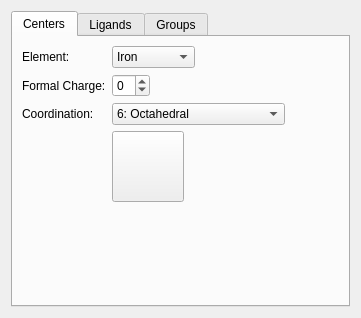
<?xml version="1.0" encoding="UTF-8"?>
<ui version="4.0">
 <class>Avogadro::QtPlugins::TemplateToolWidget</class>
 <widget class="QWidget" name="Avogadro::QtPlugins::TemplateToolWidget">
  <property name="geometry">
   <rect>
    <x>0</x>
    <y>0</y>
    <width>361</width>
    <height>318</height>
   </rect>
  </property>
  <property name="sizePolicy">
   <sizepolicy hsizetype="MinimumExpanding" vsizetype="MinimumExpanding">
    <horstretch>0</horstretch>
    <verstretch>0</verstretch>
   </sizepolicy>
  </property>
  <property name="windowTitle">
   <string>Form</string>
  </property>
  <layout class="QGridLayout" name="gridLayout">
   <item row="0" column="0">
    <widget class="QTabWidget" name="tabWidget">
     <property name="minimumSize">
      <size>
       <width>326</width>
       <height>285</height>
      </size>
     </property>
     <property name="currentIndex">
      <number>0</number>
     </property>
     <widget class="QWidget" name="centersTab">
      <property name="minimumSize">
       <size>
        <width>320</width>
        <height>256</height>
       </size>
      </property>
      <attribute name="title">
       <string>Centers</string>
      </attribute>
      <layout class="QFormLayout" name="formLayout_4">
       <item row="0" column="0">
        <widget class="QLabel" name="elementLabel">
         <property name="text">
          <string>Element:</string>
         </property>
        </widget>
       </item>
       <item row="0" column="1">
        <layout class="QHBoxLayout" name="horizontalLayout_2">
         <item>
          <widget class="QComboBox" name="elementComboBox">
           <property name="currentIndex">
            <number>2</number>
           </property>
           <item>
            <property name="text">
             <string>Hydrogen</string>
            </property>
           </item>
           <item>
            <property name="text">
             <string>Carbon</string>
            </property>
           </item>
           <item>
            <property name="text">
             <string>Iron</string>
            </property>
           </item>
           <item>
            <property name="text">
             <string>Cobalt</string>
            </property>
           </item>
          </widget>
         </item>
         <item>
          <spacer name="horizontalSpacer_3">
           <property name="orientation">
            <enum>Qt::Horizontal</enum>
           </property>
           <property name="sizeHint" stdset="0">
            <size>
             <width>0</width>
             <height>0</height>
            </size>
           </property>
          </spacer>
         </item>
        </layout>
       </item>
       <item row="1" column="0">
        <widget class="QLabel" name="formalChargeLabel">
         <property name="text">
          <string>Formal Charge:</string>
         </property>
        </widget>
       </item>
       <item row="1" column="1">
        <layout class="QHBoxLayout" name="horizontalLayout_8">
         <item>
          <widget class="QSpinBox" name="chargeSpinBox">
           <property name="minimum">
            <number>-7</number>
           </property>
           <property name="maximum">
            <number>7</number>
           </property>
          </widget>
         </item>
         <item>
          <spacer name="horizontalSpacer_8">
           <property name="orientation">
            <enum>Qt::Horizontal</enum>
           </property>
           <property name="sizeHint" stdset="0">
            <size>
             <width>0</width>
             <height>0</height>
            </size>
           </property>
          </spacer>
         </item>
        </layout>
       </item>
       <item row="2" column="0">
        <widget class="QLabel" name="coordinationLabel">
         <property name="text">
          <string>Coordination:</string>
         </property>
        </widget>
       </item>
       <item row="2" column="1">
        <layout class="QHBoxLayout" name="horizontalLayout_5">
         <item>
          <widget class="QComboBox" name="coordinationComboBox">
           <property name="maximumSize">
            <size>
             <width>184</width>
             <height>16777215</height>
            </size>
           </property>
           <property name="currentText">
            <string>6: Octahedral</string>
           </property>
           <property name="currentIndex">
            <number>7</number>
           </property>
           <property name="maxCount">
            <number>2147483646</number>
           </property>
           <item>
            <property name="text">
             <string>1: Linear</string>
            </property>
           </item>
           <item>
            <property name="text">
             <string>2: Linear</string>
            </property>
           </item>
           <item>
            <property name="text">
             <string>3: Trigonal Planar</string>
            </property>
           </item>
           <item>
            <property name="text">
             <string>4: Tetrahedral</string>
            </property>
           </item>
           <item>
            <property name="text">
             <string>4: Square Planar</string>
            </property>
           </item>
           <item>
            <property name="text">
             <string>5: Trigonal Bipyramidal</string>
            </property>
           </item>
           <item>
            <property name="text">
             <string>5: Square Pyramidal</string>
            </property>
           </item>
           <item>
            <property name="text">
             <string>6: Octahedral</string>
            </property>
           </item>
           <item>
            <property name="text">
             <string>6: Trigonal Prism</string>
            </property>
           </item>
           <item>
            <property name="text">
             <string>7: Pentagonal Bipyramidal</string>
            </property>
           </item>
           <item>
            <property name="text">
             <string>8: Square Antiprism</string>
            </property>
           </item>
          </widget>
         </item>
         <item>
          <spacer name="horizontalSpacer_7">
           <property name="orientation">
            <enum>Qt::Horizontal</enum>
           </property>
           <property name="sizeHint" stdset="0">
            <size>
             <width>0</width>
             <height>20</height>
            </size>
           </property>
          </spacer>
         </item>
        </layout>
       </item>
       <item row="4" column="1">
        <layout class="QHBoxLayout" name="horizontalLayout_1">
         <item>
          <widget class="QToolButton" name="centerPreview">
           <property name="text">
            <string notr="true"/>
           </property>
           <property name="iconSize">
            <size>
             <width>64</width>
             <height>64</height>
            </size>
           </property>
          </widget>
         </item>
         <item>
          <spacer name="horizontalSpacer_5">
           <property name="orientation">
            <enum>Qt::Horizontal</enum>
           </property>
           <property name="sizeHint" stdset="0">
            <size>
             <width>0</width>
             <height>20</height>
            </size>
           </property>
          </spacer>
         </item>
        </layout>
       </item>
       <item row="5" column="1">
        <spacer name="verticalSpacer">
         <property name="orientation">
          <enum>Qt::Vertical</enum>
         </property>
         <property name="sizeHint" stdset="0">
          <size>
           <width>20</width>
           <height>0</height>
          </size>
         </property>
        </spacer>
       </item>
      </layout>
     </widget>
     <widget class="QWidget" name="ligandTab">
      <property name="minimumSize">
       <size>
        <width>320</width>
        <height>254</height>
       </size>
      </property>
      <attribute name="title">
       <string>Ligands</string>
      </attribute>
      <layout class="QFormLayout" name="formLayout_3">
       <item row="0" column="0">
        <widget class="QLabel" name="typeLabel">
         <property name="text">
          <string>Type:</string>
         </property>
        </widget>
       </item>
       <item row="0" column="1">
        <layout class="QHBoxLayout" name="horizontalLayout_4">
         <item>
          <widget class="QComboBox" name="typeComboBox">
           <item>
            <property name="text">
             <string>Monodentate</string>
            </property>
           </item>
           <item>
            <property name="text">
             <string>Bidentate</string>
            </property>
           </item>
           <item>
            <property name="text">
             <string>Tridentate</string>
            </property>
           </item>
           <item>
            <property name="text">
             <string>Tetradentate</string>
            </property>
           </item>
           <item>
            <property name="text">
             <string>Hexadentate</string>
            </property>
           </item>
           <item>
            <property name="text">
             <string>Haptic</string>
            </property>
           </item>
           <item>
            <property name="text">
             <string>From Clipboard</string>
            </property>
           </item>
          </widget>
         </item>
         <item>
          <spacer name="horizontalSpacer_4">
           <property name="orientation">
            <enum>Qt::Horizontal</enum>
           </property>
           <property name="sizeHint" stdset="0">
            <size>
             <width>0</width>
             <height>0</height>
            </size>
           </property>
          </spacer>
         </item>
        </layout>
       </item>
       <item row="1" column="0">
        <widget class="QLabel" name="ligandLabel">
         <property name="text">
          <string>Ligand:</string>
         </property>
        </widget>
       </item>
       <item row="1" column="1">
        <layout class="QHBoxLayout" name="horizontalLayout_3">
         <item>
          <widget class="QComboBox" name="ligandComboBox"/>
         </item>
         <item>
          <spacer name="horizontalSpacer_2">
           <property name="orientation">
            <enum>Qt::Horizontal</enum>
           </property>
           <property name="sizeHint" stdset="0">
            <size>
             <width>0</width>
             <height>0</height>
            </size>
           </property>
          </spacer>
         </item>
        </layout>
       </item>
       <item row="2" column="1">
        <layout class="QHBoxLayout" name="horizontalLayout_11">
         <item>
          <widget class="QToolButton" name="ligandPreview">
           <property name="text">
            <string/>
           </property>
           <property name="iconSize">
            <size>
             <width>96</width>
             <height>96</height>
            </size>
           </property>
          </widget>
         </item>
         <item>
          <spacer name="horizontalSpacer_10">
           <property name="orientation">
            <enum>Qt::Horizontal</enum>
           </property>
           <property name="sizeHint" stdset="0">
            <size>
             <width>0</width>
             <height>20</height>
            </size>
           </property>
          </spacer>
         </item>
        </layout>
       </item>
       <item row="3" column="1">
        <spacer name="verticalSpacer_2">
         <property name="orientation">
          <enum>Qt::Vertical</enum>
         </property>
         <property name="sizeHint" stdset="0">
          <size>
           <width>20</width>
           <height>0</height>
          </size>
         </property>
        </spacer>
       </item>
      </layout>
     </widget>
     <widget class="QWidget" name="tab">
       <!-- XXX: FUNCTIONAL GROUP -->
      <attribute name="title">
       <string>Groups</string>
      </attribute>
      <layout class="QFormLayout" name="formLayout_2">
       <item row="0" column="0">
        <widget class="QLabel" name="label">
         <property name="text">
          <string>Group:</string>
         </property>
        </widget>
       </item>
       <item row="0" column="1">
        <layout class="QHBoxLayout" name="horizontalLayout">
         <item>
          <widget class="QComboBox" name="groupComboBox">
           <item>
            <property name="text">
             <string>amide</string>
            </property>
           </item>
           <item>
            <property name="text">
             <string>carboxylate</string>
            </property>
           </item>
           <item>
            <property name="text">
             <string>ester</string>
            </property>
           </item>
           <item>
            <property name="text">
             <string>ethylene</string>
            </property>
           </item>
           <item>
            <property name="text">
             <string>ethyne</string>
            </property>
           </item>
           <item>
            <property name="text">
             <string>nitro</string>
            </property>
           </item>
           <item>
            <property name="text">
             <string>phenyl</string>
            </property>
           </item>
           <item>
            <property name="text">
             <string>phosphate</string>
            </property>
           </item>
           <item>
            <property name="text">
             <string>sulfonate</string>
            </property>
           </item>
           <item>
            <property name="text">
             <string>Other…</string>
            </property>
           </item>
          </widget>
         </item>
         <item>
          <spacer name="horizontalSpacer">
           <property name="orientation">
            <enum>Qt::Horizontal</enum>
           </property>
           <property name="sizeHint" stdset="0">
            <size>
             <width>40</width>
             <height>20</height>
            </size>
           </property>
          </spacer>
         </item>
        </layout>
       </item>
       <item row="1" column="1">
        <layout class="QHBoxLayout" name="horizontalLayout_6">
         <item>
          <widget class="QToolButton" name="groupPreview">
           <property name="text">
            <string/>
           </property>
           <property name="iconSize">
            <size>
             <width>96</width>
             <height>96</height>
            </size>
           </property>
          </widget>
         </item>
         <item>
          <spacer name="horizontalSpacer_6">
           <property name="orientation">
            <enum>Qt::Horizontal</enum>
           </property>
           <property name="sizeHint" stdset="0">
            <size>
             <width>40</width>
             <height>20</height>
            </size>
           </property>
          </spacer>
         </item>
        </layout>
       </item>
       <item row="2" column="1">
        <spacer name="verticalSpacer_3">
         <property name="orientation">
          <enum>Qt::Vertical</enum>
         </property>
         <property name="sizeHint" stdset="0">
          <size>
           <width>20</width>
           <height>40</height>
          </size>
         </property>
        </spacer>
       </item>
      </layout>
     </widget>
    </widget>
   </item>
  </layout>
 </widget>
 <resources>
  <include location="template.qrc"/>
 </resources>
 <connections/>
</ui>
